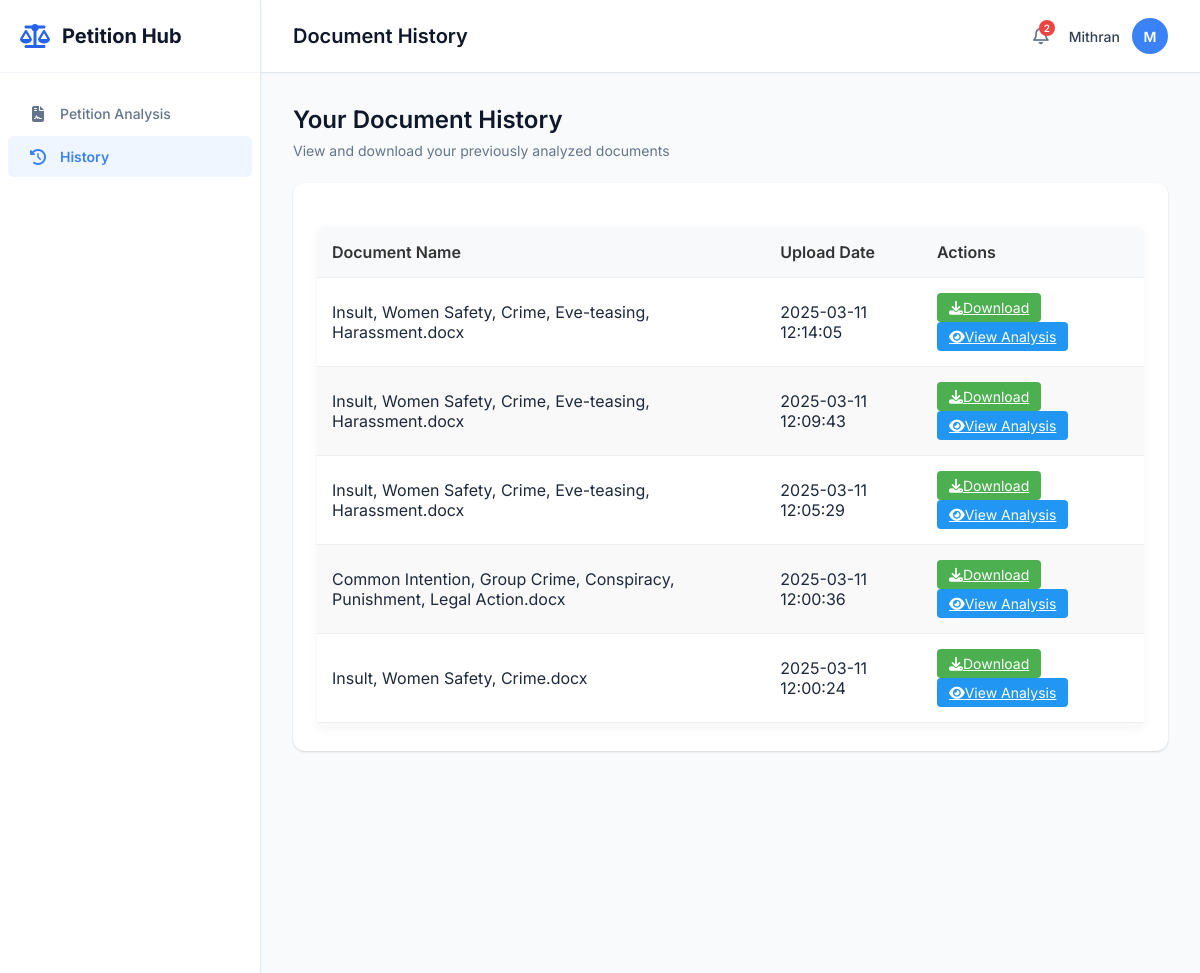
/history (signed in, upper part), run on an earlier commit of the app's database.
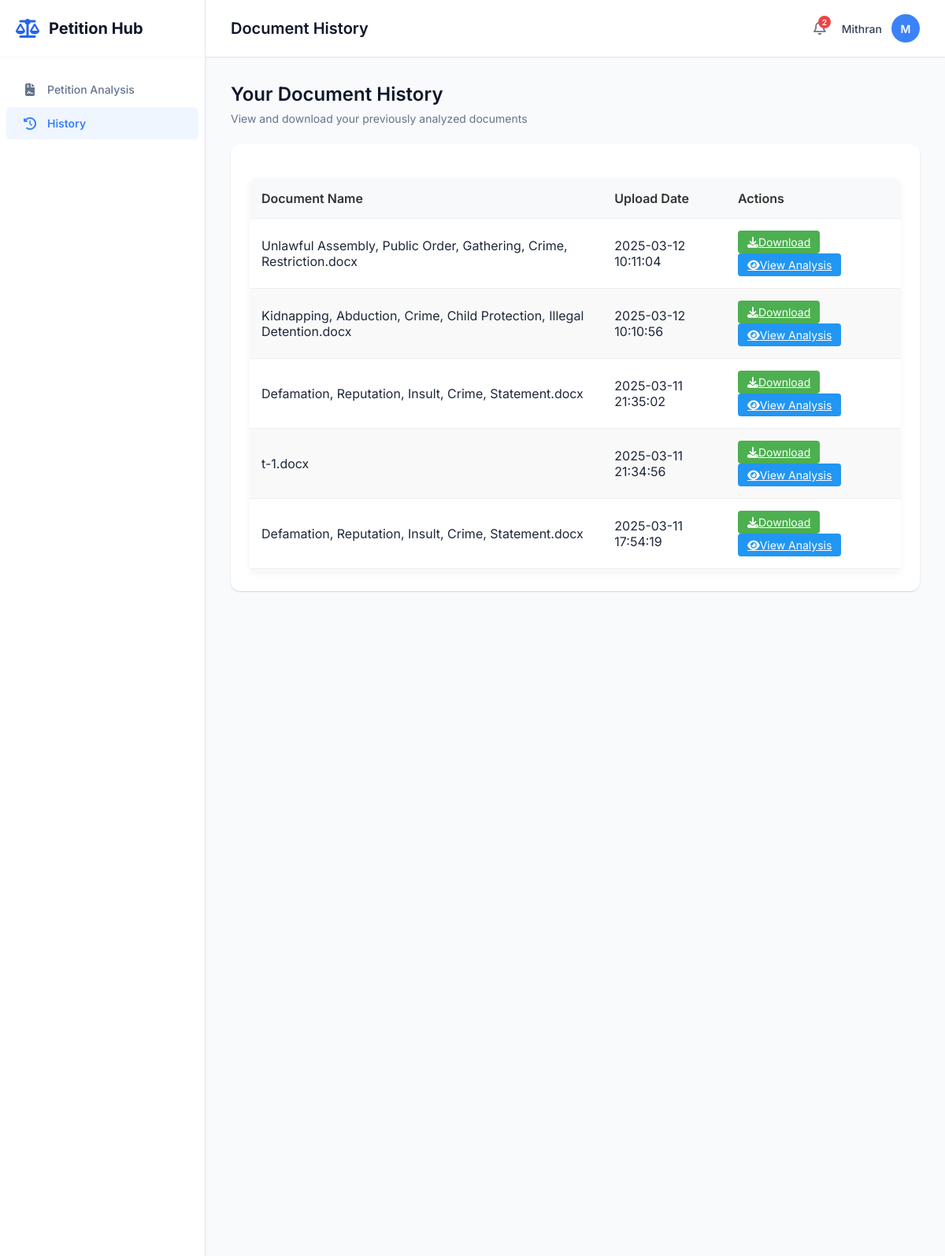
And on a later commit of the database.
### tables this page shows
CREATE TABLE document_history (
                        doc_id TEXT PRIMARY KEY,
                        user_id INTEGER NOT NULL,
                        filename TEXT NOT NULL,
                        original_filename TEXT NOT NULL,
                        upload_date TIMESTAMP NOT NULL,
                        analysis_results TEXT,
                        file_path TEXT NOT NULL,
                        FOREIGN KEY (user_id) REFERENCES users (user_id)
                    );

### app.py (the view)
@app.route('/history')
def history():
    if 'username' not in session:
        return redirect(url_for('login'))
    documents = get_user_documents(session['username'])
    return render_template('history.html', username=session['username'], documents=documents)

### db_connection.py (called while the page is built)
def create_connection(db_file):
    os.makedirs(os.path.dirname(db_file), exist_ok=True)
    conn = None
    try:
        conn = sqlite3.connect(db_file)
        return conn
    except sqlite3.Error as e:
        print(f"Database connection error: {e}")
    return conn

def get_user_id(username):
    db_path = os.path.join(os.path.dirname(__file__), 'database.db')
    conn = create_connection(db_path)
    if conn is None:
        print("Failed to create database connection.")
        return None
    with conn:
        cur = conn.cursor()
        cur.execute("SELECT user_id FROM users WHERE username=?", (username,))
        result = cur.fetchone()
        return result[0] if result else None

def get_user_documents(username):
    user_id = get_user_id(username)
    if not user_id:
        return []
    db_path = os.path.join(os.path.dirname(__file__), 'database.db')
    conn = create_connection(db_path)
    if conn is None:
        print("Failed to create database connection.")
        return []
    with conn:
        cur = conn.cursor()
        cur.execute(
            "SELECT doc_id, original_filename, upload_date, file_path FROM document_history WHERE user_id=? ORDER BY upload_date DESC",
            (user_id,)
        )
        return cur.fetchall()

### templates/history.html (shortened to what this page needs)
<!DOCTYPE html>
<html lang="en">
<head>
    <link rel="stylesheet" href="{{ url_for('static', filename='style.css') }}">
    <link rel="stylesheet" href="https://cdnjs.cloudflare.com/ajax/libs/font-awesome/6.4.0/css/all.min.css">
</head>
<body class="home-body">
    <div class="app-container">
        <aside class="sidebar">
            <div class="sidebar-header">
                <div class="logo">
                    <i class="fas fa-scale-balanced"></i>
                    <span>Petition Hub</span>
                </div>
            </div>
            <nav class="sidebar-nav">
                <ul>
                    <li><a href="{{ url_for('home') }}"><i class="fas fa-file-contract"></i> Petition Analysis</a></li>
                    <li class="active"><a href="{{ url_for('history') }}"><i class="fas fa-history"></i> History</a></li>
                </ul>
            </nav>
        </aside>
        <main class="main-content">
            <header class="top-header">
                <div class="page-title">
                    <h1>Document History</h1>
                </div>
                <div class="user-profile">
                    <div class="notifications">
                        <i class="far fa-bell"></i>
                        <span class="notification-badge">2</span>
                    </div>
                    <div class="user-info">
                        <span class="username">{{ username }}</span>
                        <div class="avatar">
                            <span>{{ username[0] | upper }}</span>
                        </div>
                    </div>
                </div>
            </header>
            <div class="dashboard">
                <div class="dashboard-header">
                    <h2>Your Document History</h2>
                    <p>View and download your previously analyzed documents</p>
                </div>
                <div class="card">
                    <div class="card-content">
                        {% if documents and documents|length > 0 %}
                        <div class="table-container">
                            <table class="history-table">
                                <thead>
                                    <tr>
                                        <th>Document Name</th>
                                        <th>Upload Date</th>
                                        <th>Actions</th>
                                    </tr>
                                </thead>
                                <tbody>
                                    {% for doc in documents %}
                                    <tr>
                                        <td>{{ doc[1] }}</td>
                                        <td>{{ doc[2] }}</td>
                                        <td>
                                            <a href="{{ url_for('download_document', doc_id=doc[0]) }}" class="action-btn download-btn">
                                                <i class="fas fa-download"></i> Download
                                            </a>
                                            <a href="{{ url_for('view_analysis', doc_id=doc[0]) }}" class="action-btn view-btn">
                                                <i class="fas fa-eye"></i> View Analysis
                                            </a>
                                        </td>
                                    </tr>
                                    {% endfor %}
                                </tbody>
                            </table>
                        </div>
                        {% endif %}
                    </div>
                </div>
            </div>
        </main>
    </div>
</body>
</html>

### static/style.css (style rules this page uses)
body { font-family: 'Inter', 'Segoe UI', 'Roboto', sans-serif; background: linear-gradient(135deg, #f5f7fa 0%, #c3cfe2 100%); margin: 0; padding: 0; display: flex; justify-content: center; align-items: center; min-height: 100vh; color: #333; }
h1 { color: #333; font-size: 28px; margin-bottom: 20px; }
body { font-family: Arial, sans-serif; }
.home-body { display: block; background: #f8fafc; min-height: 100vh; margin: 0; padding: 0; font-family: 'Inter', sans-serif; color: #1e293b; }
.app-container { display: flex; width: 100%; height: 100vh; overflow: hidden; }
.sidebar { width: 260px; background: #ffffff; border-right: 1px solid #e2e8f0; display: flex; flex-direction: column; height: 100%; box-shadow: 0 1px 3px rgba(0, 0, 0, 0.05); z-index: 10; }
.sidebar-header { padding: 24px 20px; border-bottom: 1px solid #f1f5f9; }
.logo { display: flex; align-items: center; font-weight: 700; font-size: 20px; color: #0f172a; }
.logo i { font-size: 24px; margin-right: 12px; color: #2563eb; }
.sidebar-nav { flex: 1; padding: 20px 0; overflow-y: auto; }
.sidebar-nav ul { list-style: none; padding: 0; margin: 0; }
.sidebar-nav li { margin-bottom: 2px; }
.sidebar-nav a { display: flex; align-items: center; padding: 12px 20px; color: #64748b; text-decoration: none; font-weight: 500; font-size: 14px; border-radius: 6px; margin: 0 8px; transition: all 0.2s ease; }
.sidebar-nav a i { margin-right: 12px; font-size: 16px; width: 20px; text-align: center; }
.sidebar-nav li.active a { background: #eff6ff; color: #3b82f6; font-weight: 600; }
.main-content { flex: 1; display: flex; flex-direction: column; overflow: hidden; background: #f8fafc; }
.top-header { height: 72px; display: flex; align-items: center; justify-content: space-between; padding: 0 32px; background: #ffffff; border-bottom: 1px solid #e2e8f0; box-shadow: 0 1px 2px rgba(0, 0, 0, 0.03); }
.page-title h1 { font-size: 20px; font-weight: 600; color: #0f172a; margin: 0; }
.user-profile { display: flex; align-items: center; gap: 20px; }
.notifications { position: relative; cursor: pointer; }
.notifications i { font-size: 18px; color: #64748b; }
.notification-badge { position: absolute; top: -6px; right: -6px; background: #ef4444; color: white; font-size: 10px; font-weight: 600; width: 16px; height: 16px; border-radius: 50%; display: flex; align-items: center; justify-content: center; }
.user-info { display: flex; align-items: center; gap: 12px; }
.username { font-size: 14px; font-weight: 500; color: #334155; }
.avatar { width: 36px; height: 36px; background: #3b82f6; border-radius: 50%; display: flex; align-items: center; justify-content: center; color: white; font-weight: 600; font-size: 14px; }
.dashboard { flex: 1; padding: 32px; overflow-y: auto; }
.dashboard-header { margin-bottom: 24px; }
.dashboard-header h2 { font-size: 24px; font-weight: 600; color: #0f172a; margin: 0 0 8px 0; }
.dashboard-header p { font-size: 14px; color: #64748b; margin: 0; }
.card { background: #ffffff; border-radius: 12px; box-shadow: 0 1px 3px rgba(0, 0, 0, 0.05), 0 1px 2px rgba(0, 0, 0, 0.1); margin-bottom: 24px; overflow: hidden; transition: transform 0.2s ease, box-shadow 0.2s ease; }
.card-content { padding: 24px; }

### templates/history.html (style rules this page uses)
.table-container { max-height: 500px; overflow-y: auto; border-radius: 8px; box-shadow: 0 2px 10px rgba(0, 0, 0, 0.05); margin-top: 20px; }
.history-table { width: 100%; border-collapse: collapse; background-color: #fff; }
.history-table th, .history-table td { padding: 15px; text-align: left; border-bottom: 1px solid #eee; }
.history-table th { background-color: #f8f9fa; font-weight: 600; color: #333; position: sticky; top: 0; z-index: 1; }
.history-table tr:nth-child(even) { background-color: #f9f9f9; }
.action-btn { padding: 6px 12px; border-radius: 4px; font-size: 14px; margin-right: 5px; cursor: pointer; transition: all 0.2s; border: none; display: inline-flex; align-items: center; justify-content: center; }
.download-btn { background-color: #4CAF50; color: white; }
.view-btn { background-color: #2196F3; color: white; }

What changed in the data, as far as the page shows it:
no longer on this page (row unchanged): document_history: original_filename "Insult, Women Safety, Crime, Eve-teasing, Harassment.docx", upload_date "2025-03-11 12:14:05"
no longer on this page (row unchanged): document_history: original_filename "Insult, Women Safety, Crime, Eve-teasing, Harassment.docx", upload_date "2025-03-11 12:09:43"
no longer on this page (row unchanged): document_history: original_filename "Insult, Women Safety, Crime, Eve-teasing, Harassment.docx", upload_date "2025-03-11 12:05:29"
no longer on this page (row unchanged): document_history: original_filename "Common Intention, Group Crime, Conspiracy, Punishment, Legal Action.docx", upload_date "2025-03-11 12:00:36"
no longer on this page (row unchanged): document_history: original_filename "Insult, Women Safety, Crime.docx", upload_date "2025-03-11 12:00:24"
added document_history: original_filename "Unlawful Assembly, Public Order, Gathering, Crime, Restriction.docx", upload_date "2025-03-12 10:11:04"
added document_history: original_filename "Kidnapping, Abduction, Crime, Child Protection, Illegal Detention.docx", upload_date "2025-03-12 10:10:56"
added document_history: original_filename "Defamation, Reputation, Insult, Crime, Statement.docx", upload_date "2025-03-11 21:35:02"
added document_history: original_filename "t-1.docx", upload_date "2025-03-11 21:34:56"
added document_history: original_filename "Defamation, Reputation, Insult, Crime, Statement.docx", upload_date "2025-03-11 17:54:19"
